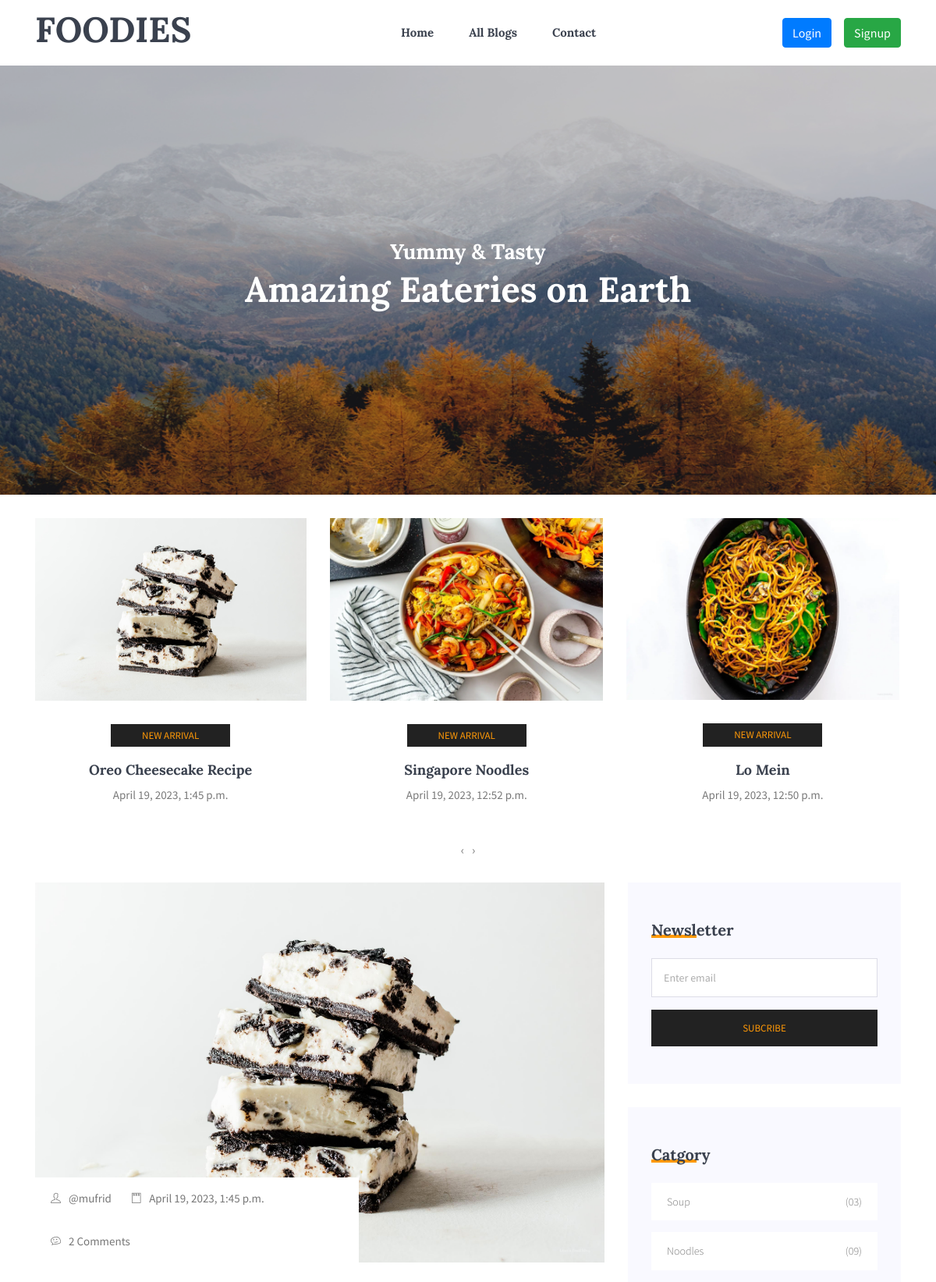
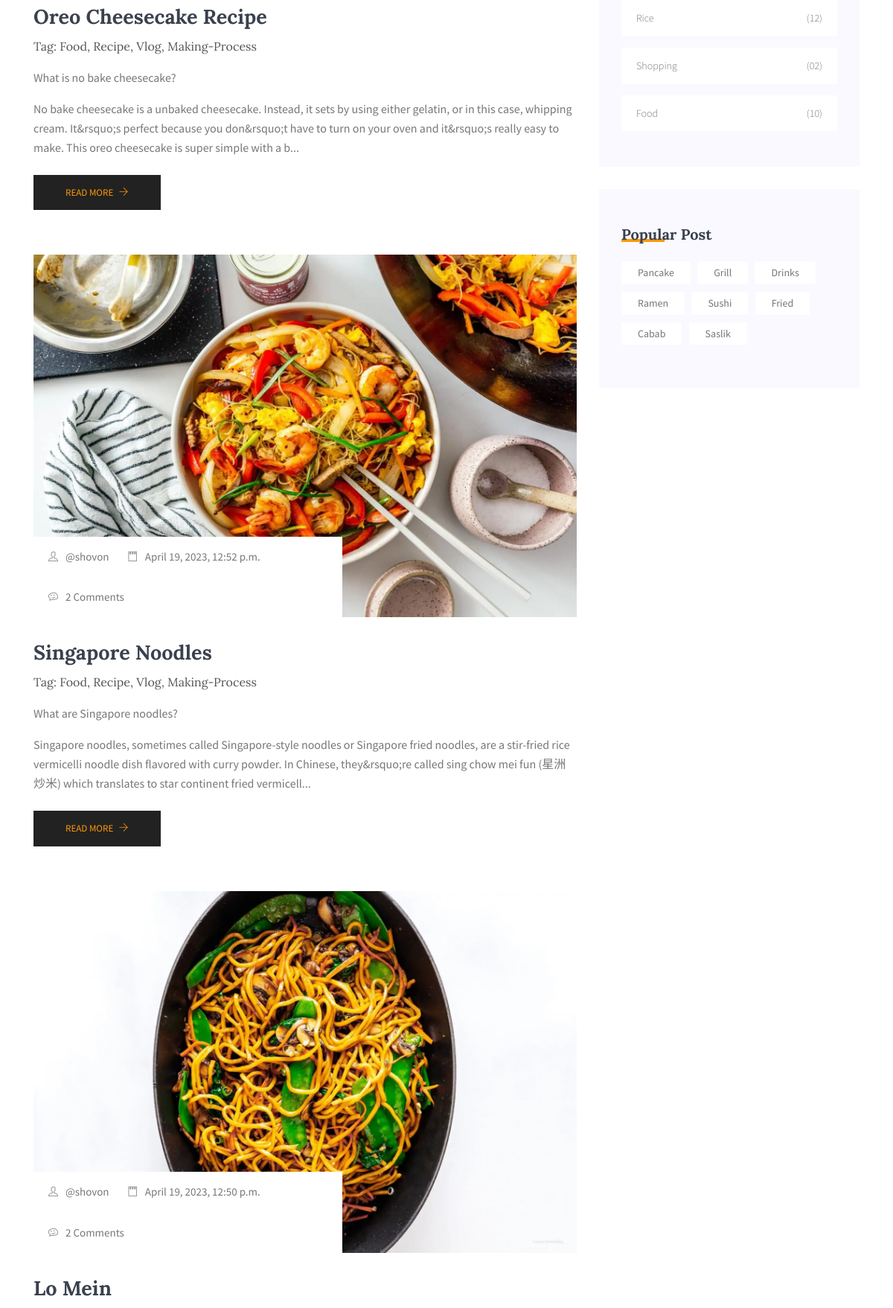
The page / (upper part) on the database its author committed (2 pictures, top to bottom).
### Blog_App/models.py (models this page shows, shortened)
class Blog(models.Model):
    author = models.ForeignKey(User, on_delete=models.CASCADE, related_name='post_author')
    blog_title = models.CharField(max_length=264, verbose_name="Put a Title")
    slug = models.SlugField(max_length=264, unique=True)
    blog_content = RichTextField(blank=True, null=True)
    blog_image = models.ImageField(upload_to='blog_image', verbose_name='Image')
    publish_date = models.DateTimeField(auto_now_add=True)
    update_date = models.DateTimeField(auto_now=True)
    class Meta:
        ordering = ['-publish_date',]

### Blog_App/views.py (the view)
# urls.py: path('', views.home, name="home"),
def home(request):
    blog_list = Blog.objects.order_by('-publish_date')
    paginator = Paginator(blog_list, 4)  # Display 3 blogs per page
    page = request.GET.get('page')
    blogs = paginator.get_page(page)
    context = {'blogs': blogs}
    return render(request, 'Blog_App/home.html', context)

### Blog_App/templatetags/custom_filters.py (called while the page is built)
def range_filter(value):
    return value[0:300] + "..."

### templates/Blog_App/home.html (shortened to what this page needs)
{% extends 'layouts/base.html' %}
{% load static %}
{% load custom_filters %}
{% block body_block %}
<main class="site-main">
    <section class="mb-30px">
      <div class="#">
        <div class="hero-banner">
          <div class="hero-banner__content">
            <h3>Yummy & Tasty</h3>
            <h1>Amazing Eateries on Earth</h1>
          </div>
        </div>
      </div>
    </section>
    <section>
      <div class="container">
        <div class="owl-carousel owl-theme blog-slider">
          {% for blog in blogs %}
          <div class="card blog__slide text-center">
            <div class="blog__slide__img">
              <img class="card-img rounded-0" src="/media/{{blog.blog_image}}" alt="{{blog.blog_title}}">
            </div>
            <div class="blog__slide__content">
              <a class="blog__slide__label" href="{% url 'Blog_App:blog_details' slug=blog.slug %}">New Arrival</a>
              <h3><a href="{% url 'Blog_App:blog_details' slug=blog.slug %}"> {{ blog.blog_title }} </a></h3>
              <p>{{ blog.publish_date }}</p>
            </div>
          </div>
          {% endfor %}
        </div>
      </div>
    </section>
    <section class="blog-post-area section-margin mt-4">
      <div class="container">
        <div class="row">
          <div class="col-lg-8">
            {% for blog in blogs %}
            <div class="single-recent-blog-post">
              <div class="thumb">
                <img class="img-fluid" src="/media/{{blog.blog_image}}" alt="{{blog.blog_title}}">
                <ul class="thumb-info">
                  <li><a href="#"><i class="ti-user"></i>@{{blog.author}}</a></li>
                  <li><a href="#"><i class="ti-notepad"></i>{{ blog.publish_date }}</a></li>
                  <li><a href="#"><i class="ti-themify-favicon"></i>2 Comments</a></li>
                </ul>
              </div>
              <div class="details mt-20">
                <a href="{% url 'Blog_App:blog_details' slug=blog.slug %}">
                  <h3>{{ blog.blog_title }}</h3>
                </a>
                <p class="tag-list-inline">Tag: <a href="#">Food</a>, <a href="#">Recipe</a>, <a href="#">Vlog</a>, <a href="#">Making-Process</a></p>
                <p>{{blog.blog_content|striptags|range_filter|linebreaks}}</p>
                <a class="button" href="{% url 'Blog_App:blog_details' slug=blog.slug %}">Read More <i class="ti-arrow-right"></i></a>
              </div>
            </div>
            {% endfor %}
          </div>
          <div class="col-lg-4 sidebar-widgets">
              <div class="widget-wrap">
                <div class="single-sidebar-widget newsletter-widget">
                  <h4 class="single-sidebar-widget__title">Newsletter</h4>
                  <div class="form-group mt-30">
                    <div class="col-autos">
                      <input type="text" class="form-control" id="inlineFormInputGroup" placeholder="Enter email" onfocus="this.placeholder = ''"
                        onblur="this.placeholder = 'Enter email'">
                    </div>
                  </div>
                  <button class="bbtns d-block mt-20 w-100">Subcribe</button>
                </div>
                <div class="single-sidebar-widget post-category-widget">
                  <h4 class="single-sidebar-widget__title">Catgory</h4>
                  <ul class="cat-list mt-20">
                    <li>
                      <a href="#" class="d-flex justify-content-between">
                        <p>Soup</p>
                        <p>(03)</p>
                      </a>
                    </li>
                    <li>
                      <a href="#" class="d-flex justify-content-between">
                        <p>Noodles</p>
                        <p>(09)</p>
                      </a>
                    </li>
                    <li>
                      <a href="#" class="d-flex justify-content-between">
                        <p>Rice</p>
                        <p>(12)</p>
                      </a>
                    </li>
                    <li>
                      <a href="#" class="d-flex justify-content-between">
                        <p>Shopping</p>
                        <p>(02)</p>
                      </a>
                    </li>
                    <li>
                      <a href="#" class="d-flex justify-content-between">
                        <p>Food</p>
                        <p>(10)</p>
                      </a>
                    </li>
                  </ul>
                </div>
                  <div class="single-sidebar-widget tag_cloud_widget">
                    <h4 class="single-sidebar-widget__title">Popular Post</h4>
                    <ul class="list">
                      <li>
                          <a href="#">Pancake</a>
                      </li>
                      <li>
                          <a href="#">Grill</a>
                      </li>
                      <li>
                          <a href="#">Drinks</a>
                      </li>
                      <li>
                          <a href="#">Ramen</a>
                      </li>
                      <li>
                          <a href="#">Sushi</a>
                      </li>
                      <li>
                          <a href="#">Fried</a>
                      </li>
                      <li>
                          <a href="#">Cabab</a>
                      </li>
                      <li>
                          <a href="#">Saslik</a>
                      </li>
                    </ul>
                  </div>
                </div>
              </div>
            </div>
        </div>
    </section>
  </main>
{% endblock body_block %}

### rows shown on the page
Blog: blog_image (picture), blog_title "Oreo Cheesecake Recipe", publish_date "April 19, 2023, 1:45 p.m.", author "mufrid", blog_content|range_filter "What is no bake cheesecake? No bake cheesecake is a unbaked cheesecake. Instead, it sets by using either gelatin, or in this case, whipping cream. It&rsquo;s perfect because you don&rsquo;t have to turn on your oven and it&rsquo;s really easy to make. This oreo cheesecake is super simple with a b..."
Blog: blog_image (picture), blog_title "Singapore Noodles", publish_date "April 19, 2023, 12:52 p.m.", author "shovon", blog_content|range_filter "What are Singapore noodles? Singapore noodles, sometimes called Singapore-style noodles or Singapore fried noodles, are a stir-fried rice vermicelli noodle dish flavored with curry powder. In Chinese, they&rsquo;re called sing chow mei fun (星洲炒米) which translates to star continent fried vermicell..."
Blog: blog_image (picture), blog_title "Lo Mein", publish_date "April 19, 2023, 12:50 p.m.", author "shovon"
